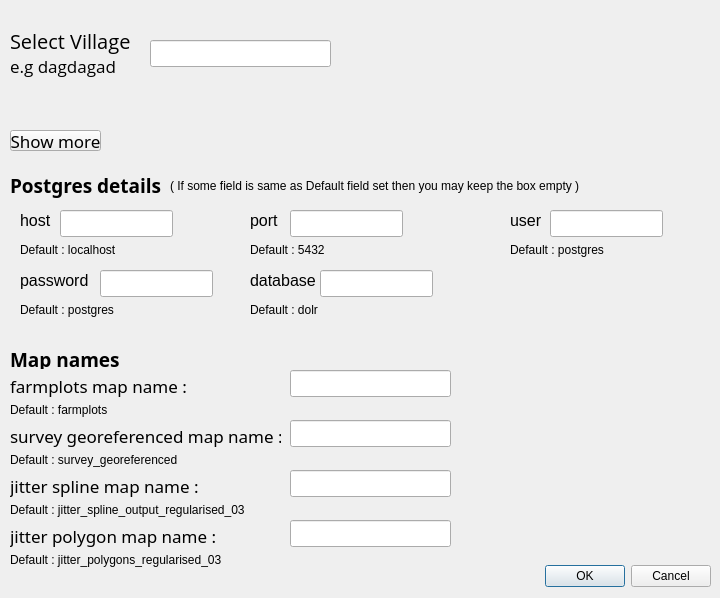
<?xml version="1.0" encoding="UTF-8"?>
<ui version="4.0">
 <class>LGanalysisDialogBase</class>
 <widget class="QDialog" name="LGanalysisDialogBase">
  <property name="geometry">
   <rect>
    <x>0</x>
    <y>0</y>
    <width>720</width>
    <height>598</height>
   </rect>
  </property>
  <property name="windowTitle">
   <string>LGanalysis</string>
  </property>
  <widget class="QDialogButtonBox" name="ok_button">
   <property name="geometry">
    <rect>
     <x>530</x>
     <y>560</y>
     <width>181</width>
     <height>32</height>
    </rect>
   </property>
   <property name="orientation">
    <enum>Qt::Horizontal</enum>
   </property>
   <property name="standardButtons">
    <set>QDialogButtonBox::Cancel|QDialogButtonBox::Ok</set>
   </property>
  </widget>
  <widget class="QLineEdit" name="village_in">
   <property name="geometry">
    <rect>
     <x>150</x>
     <y>40</y>
     <width>181</width>
     <height>27</height>
    </rect>
   </property>
  </widget>
  <widget class="QLabel" name="label_3">
   <property name="geometry">
    <rect>
     <x>10</x>
     <y>50</y>
     <width>141</width>
     <height>31</height>
    </rect>
   </property>
   <property name="font">
    <font>
     <family>Open Sans</family>
     <pointsize>13</pointsize>
    </font>
   </property>
   <property name="text">
    <string>e.g dagdagad</string>
   </property>
  </widget>
  <widget class="QLabel" name="label_village">
   <property name="geometry">
    <rect>
     <x>10</x>
     <y>20</y>
     <width>131</width>
     <height>41</height>
    </rect>
   </property>
   <property name="font">
    <font>
     <family>Open Sans</family>
     <pointsize>15</pointsize>
    </font>
   </property>
   <property name="mouseTracking">
    <bool>false</bool>
   </property>
   <property name="text">
    <string>Select Village</string>
   </property>
  </widget>
  <widget class="QPushButton" name="showButton">
   <property name="geometry">
    <rect>
     <x>10</x>
     <y>130</y>
     <width>91</width>
     <height>21</height>
    </rect>
   </property>
   <property name="font">
    <font>
     <family>Droid Sans</family>
     <pointsize>13</pointsize>
    </font>
   </property>
   <property name="text">
    <string>Show more</string>
   </property>
  </widget>
  <widget class="QLabel" name="label">
   <property name="geometry">
    <rect>
     <x>10</x>
     <y>370</y>
     <width>191</width>
     <height>31</height>
    </rect>
   </property>
   <property name="font">
    <font>
     <family>Droid Sans</family>
     <pointsize>13</pointsize>
    </font>
   </property>
   <property name="text">
    <string>farmplots map name :</string>
   </property>
  </widget>
  <widget class="QLineEdit" name="lineEdit_farmplots">
   <property name="geometry">
    <rect>
     <x>290</x>
     <y>370</y>
     <width>161</width>
     <height>27</height>
    </rect>
   </property>
  </widget>
  <widget class="QLabel" name="label_2">
   <property name="geometry">
    <rect>
     <x>10</x>
     <y>170</y>
     <width>171</width>
     <height>31</height>
    </rect>
   </property>
   <property name="font">
    <font>
     <family>Droid Sans</family>
     <pointsize>14</pointsize>
     <weight>75</weight>
     <bold>true</bold>
    </font>
   </property>
   <property name="text">
    <string>Postgres details</string>
   </property>
  </widget>
  <widget class="QLabel" name="label_4">
   <property name="geometry">
    <rect>
     <x>20</x>
     <y>210</y>
     <width>41</width>
     <height>21</height>
    </rect>
   </property>
   <property name="font">
    <font>
     <pointsize>12</pointsize>
    </font>
   </property>
   <property name="text">
    <string>host</string>
   </property>
  </widget>
  <widget class="QLabel" name="label_5">
   <property name="geometry">
    <rect>
     <x>20</x>
     <y>240</y>
     <width>131</width>
     <height>19</height>
    </rect>
   </property>
   <property name="text">
    <string>Default : localhost</string>
   </property>
  </widget>
  <widget class="QLineEdit" name="lineEdit_host">
   <property name="geometry">
    <rect>
     <x>60</x>
     <y>210</y>
     <width>113</width>
     <height>27</height>
    </rect>
   </property>
  </widget>
  <widget class="QLabel" name="label_6">
   <property name="geometry">
    <rect>
     <x>250</x>
     <y>210</y>
     <width>41</width>
     <height>21</height>
    </rect>
   </property>
   <property name="font">
    <font>
     <pointsize>12</pointsize>
    </font>
   </property>
   <property name="text">
    <string>port</string>
   </property>
  </widget>
  <widget class="QLineEdit" name="lineEdit_port">
   <property name="geometry">
    <rect>
     <x>290</x>
     <y>210</y>
     <width>113</width>
     <height>27</height>
    </rect>
   </property>
  </widget>
  <widget class="QLabel" name="label_7">
   <property name="geometry">
    <rect>
     <x>250</x>
     <y>240</y>
     <width>131</width>
     <height>19</height>
    </rect>
   </property>
   <property name="text">
    <string>Default : 5432</string>
   </property>
  </widget>
  <widget class="QLabel" name="label_8">
   <property name="geometry">
    <rect>
     <x>510</x>
     <y>210</y>
     <width>41</width>
     <height>21</height>
    </rect>
   </property>
   <property name="font">
    <font>
     <pointsize>12</pointsize>
    </font>
   </property>
   <property name="text">
    <string>user</string>
   </property>
  </widget>
  <widget class="QLineEdit" name="lineEdit_user">
   <property name="geometry">
    <rect>
     <x>550</x>
     <y>210</y>
     <width>113</width>
     <height>27</height>
    </rect>
   </property>
  </widget>
  <widget class="QLabel" name="label_9">
   <property name="geometry">
    <rect>
     <x>510</x>
     <y>240</y>
     <width>131</width>
     <height>19</height>
    </rect>
   </property>
   <property name="text">
    <string>Default : postgres</string>
   </property>
  </widget>
  <widget class="QLineEdit" name="lineEdit_database">
   <property name="geometry">
    <rect>
     <x>320</x>
     <y>270</y>
     <width>113</width>
     <height>27</height>
    </rect>
   </property>
  </widget>
  <widget class="QLabel" name="label_10">
   <property name="geometry">
    <rect>
     <x>250</x>
     <y>270</y>
     <width>71</width>
     <height>21</height>
    </rect>
   </property>
   <property name="font">
    <font>
     <pointsize>12</pointsize>
    </font>
   </property>
   <property name="text">
    <string>database</string>
   </property>
  </widget>
  <widget class="QLabel" name="label_13">
   <property name="geometry">
    <rect>
     <x>20</x>
     <y>270</y>
     <width>71</width>
     <height>21</height>
    </rect>
   </property>
   <property name="font">
    <font>
     <pointsize>12</pointsize>
    </font>
   </property>
   <property name="text">
    <string>password</string>
   </property>
  </widget>
  <widget class="QLabel" name="label_14">
   <property name="geometry">
    <rect>
     <x>250</x>
     <y>300</y>
     <width>131</width>
     <height>19</height>
    </rect>
   </property>
   <property name="text">
    <string>Default : dolr</string>
   </property>
  </widget>
  <widget class="QLineEdit" name="lineEdit_password">
   <property name="geometry">
    <rect>
     <x>100</x>
     <y>270</y>
     <width>113</width>
     <height>27</height>
    </rect>
   </property>
  </widget>
  <widget class="QLabel" name="label_15">
   <property name="geometry">
    <rect>
     <x>20</x>
     <y>300</y>
     <width>131</width>
     <height>19</height>
    </rect>
   </property>
   <property name="text">
    <string>Default : postgres</string>
   </property>
  </widget>
  <widget class="QLabel" name="label_16">
   <property name="geometry">
    <rect>
     <x>170</x>
     <y>170</y>
     <width>511</width>
     <height>31</height>
    </rect>
   </property>
   <property name="text">
    <string>( If some field is same as Default field set then you may keep the box empty )</string>
   </property>
  </widget>
  <widget class="QLabel" name="label_17">
   <property name="geometry">
    <rect>
     <x>10</x>
     <y>420</y>
     <width>271</width>
     <height>31</height>
    </rect>
   </property>
   <property name="font">
    <font>
     <family>Droid Sans</family>
     <pointsize>13</pointsize>
    </font>
   </property>
   <property name="text">
    <string>survey georeferenced map name :</string>
   </property>
  </widget>
  <widget class="QLineEdit" name="lineEdit_survey_georef">
   <property name="geometry">
    <rect>
     <x>290</x>
     <y>420</y>
     <width>161</width>
     <height>27</height>
    </rect>
   </property>
  </widget>
  <widget class="QLabel" name="label_18">
   <property name="geometry">
    <rect>
     <x>10</x>
     <y>470</y>
     <width>251</width>
     <height>31</height>
    </rect>
   </property>
   <property name="font">
    <font>
     <family>Droid Sans</family>
     <pointsize>13</pointsize>
    </font>
   </property>
   <property name="text">
    <string>jitter spline map name :</string>
   </property>
  </widget>
  <widget class="QLineEdit" name="lineEdit_jitter_spline">
   <property name="geometry">
    <rect>
     <x>290</x>
     <y>470</y>
     <width>161</width>
     <height>27</height>
    </rect>
   </property>
  </widget>
  <widget class="QLabel" name="label_19">
   <property name="geometry">
    <rect>
     <x>10</x>
     <y>520</y>
     <width>251</width>
     <height>31</height>
    </rect>
   </property>
   <property name="font">
    <font>
     <family>Droid Sans</family>
     <pointsize>13</pointsize>
    </font>
   </property>
   <property name="text">
    <string>jitter polygon map name :</string>
   </property>
  </widget>
  <widget class="QLineEdit" name="lineEdit_jitter_polygon">
   <property name="geometry">
    <rect>
     <x>290</x>
     <y>520</y>
     <width>161</width>
     <height>27</height>
    </rect>
   </property>
  </widget>
  <widget class="QLabel" name="label_20">
   <property name="geometry">
    <rect>
     <x>10</x>
     <y>400</y>
     <width>131</width>
     <height>19</height>
    </rect>
   </property>
   <property name="text">
    <string>Default : farmplots</string>
   </property>
  </widget>
  <widget class="QLabel" name="label_21">
   <property name="geometry">
    <rect>
     <x>10</x>
     <y>450</y>
     <width>221</width>
     <height>19</height>
    </rect>
   </property>
   <property name="text">
    <string>Default : survey_georeferenced</string>
   </property>
  </widget>
  <widget class="QLabel" name="label_22">
   <property name="geometry">
    <rect>
     <x>10</x>
     <y>500</y>
     <width>311</width>
     <height>19</height>
    </rect>
   </property>
   <property name="text">
    <string>Default : jitter_spline_output_regularised_03</string>
   </property>
  </widget>
  <widget class="QLabel" name="label_23">
   <property name="geometry">
    <rect>
     <x>10</x>
     <y>550</y>
     <width>321</width>
     <height>19</height>
    </rect>
   </property>
   <property name="text">
    <string>Default : jitter_polygons_regularised_03</string>
   </property>
  </widget>
  <widget class="QLabel" name="label_11">
   <property name="geometry">
    <rect>
     <x>10</x>
     <y>350</y>
     <width>141</width>
     <height>19</height>
    </rect>
   </property>
   <property name="font">
    <font>
     <family>Droid Sans</family>
     <pointsize>14</pointsize>
     <weight>75</weight>
     <bold>true</bold>
    </font>
   </property>
   <property name="text">
    <string>Map names</string>
   </property>
  </widget>
 </widget>
 <resources/>
 <connections>
  <connection>
   <sender>ok_button</sender>
   <signal>accepted()</signal>
   <receiver>LGanalysisDialogBase</receiver>
   <slot>accept()</slot>
   <hints>
    <hint type="sourcelabel">
     <x>20</x>
     <y>20</y>
    </hint>
    <hint type="destinationlabel">
     <x>20</x>
     <y>20</y>
    </hint>
   </hints>
  </connection>
  <connection>
   <sender>ok_button</sender>
   <signal>rejected()</signal>
   <receiver>LGanalysisDialogBase</receiver>
   <slot>reject()</slot>
   <hints>
    <hint type="sourcelabel">
     <x>20</x>
     <y>20</y>
    </hint>
    <hint type="destinationlabel">
     <x>20</x>
     <y>20</y>
    </hint>
   </hints>
  </connection>
 </connections>
</ui>
